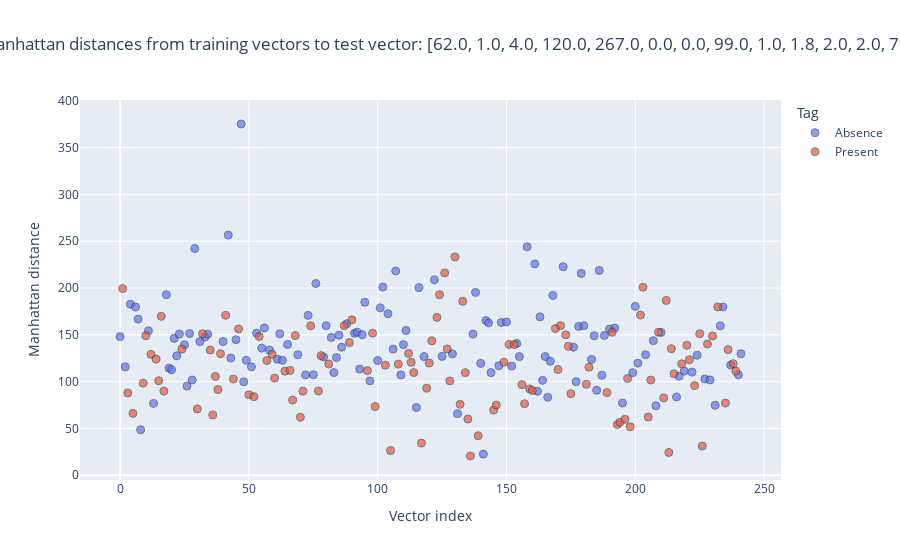

Notebook code for this chart:
### Markdown cell above
Graph 1: Manhattan distances from training vectors to specific test vector

### Code cell
import plotly.express as px

training, training_labels = prepare_samples("training.txt")
test, _ = prepare_samples("test.txt")

manhattan_distances = [manhattan_distance(v, test[0]) for v in training]

fig = px.scatter(
    y=manhattan_distances,
    x=list(range(len(manhattan_distances))),
    color=training_labels,
    title=f"Manhattan distances from training vectors to test vector: {test[0]}",
    labels={
        'y': 'Manhattan distance',
        'x': 'Vector indecx',
        'color': 'Tag'
    }
)
fig.update_traces(marker=dict(size=8, opacity=0.7, line=dict(width=1, color='DarkSlateGrey')))
fig.update_layout(
    xaxis_title="Vector index",
    yaxis_title="Manhattan distance",
    title_x=0.5,
    legend_title_text='Tag'
)

fig.show()

### Figure 1 — Plotly figure (JSON) as saved in the notebook; plotly's stock layout.template omitted (floating-point values rounded to 4 significant figures; data arrays with more than 128 entries replaced by an {"elided": "..."} marker saying what was removed)
{"data": [{"hovertemplate": "Tag=Absence<br>Vector indecx=%{x}<br>Manhattan distance=%{y}<extra></extra>", "legendgroup": "Absence", "marker": {"color": "#636efa", "line": {"color": "DarkSlateGrey", "width": 1}, "opacity": 0.7, "size": 8, "symbol": "circle"}, "mode": "markers", "name": "Absence", "orientation": "v", "showlegend": true, "type": "scatter", "x": {"elided": "130 int values"}, "xaxis": "x", "y": {"elided": "130 float values"}, "yaxis": "y"}, {"hovertemplate": "Tag=Present<br>Vector indecx=%{x}<br>Manhattan distance=%{y}<extra></extra>", "legendgroup": "Present", "marker": {"color": "#EF553B", "line": {"color": "DarkSlateGrey", "width": 1}, "opacity": 0.7, "size": 8, "symbol": "circle"}, "mode": "markers", "name": "Present", "orientation": "v", "showlegend": true, "type": "scatter", "x": [1, 3, 5, 9, 10, 12, 14, 15, 16, 17, 24, 30, 32, 35, 36, 37, 38, 39, 41, 44, 46, 50, 52, 54, 57, 59, 60, 64, 66, 67, 68, 70, 71, 74, 77, 78, 81, 87, 89, 90, 96, 98, 99, 103, 105, 108, 112, 113, 114, 117, 119, 120, 121, 123, 124, 126, 127, 128, 130, 132, 133, 134, 135, 136, 139, 145, 146, 149, 151, 153, 156, 157, 159, 160, 169, 170, 171, 173, 174, 175, 181, 182, 189, 191, 193, 194, 196, 197, 198, 202, 203, 205, 206, 209, 211, 212, 213, 214, 215, 218, 220, 221, 223, 225, 226, 228, 230, 232, 235, 236, 238, 239], "xaxis": "x", "y": [199.4, 88.0, 66.1, 98.4, 149.0, 129.2, 124.1, 101.0, 169.8, 89.9, 134.7, 70.8, 151.2, 133.8, 64.5, 105.6, 91.6, 129.8, 171.0, 102.8, 156.3, 86.0, 84.0, 148.2, 122.6, 129.2, 103.8, 111.2, 112.0, 80.3, 149.2, 62.0, 89.8, 159.6, 90.0, 127.8, 118.8, 159.8, 141.8, 166.0, 111.8, 151.8, 73.4, 117.6, 26.4, 118.7, 130.2, 120.7, 109.7, 34.4, 93.0, 119.8, 143.6, 168.6, 192.8, 216.1, 134.9, 100.8, 233.2, 75.8, 185.8, 109.6, 60.1, 20.6, 42.2, 69.6, 75.0, 120.8, 139.8, 139.6, 96.8, 76.4, 92.2, 90.6, 156.8, 113.0, 159.8, 150.0, 137.8, 87.2, 97.2, 115.4, 88.4, 152.8, 54.2, 56.6, 59.8, 103.4, 51.8, 171.2, 200.8, 62.2, 101.7, 152.8, 82.6, 186.8, 24.4, 135.2, 108.4, 119.0, 138.8, 123.4, 95.8, 151.2, 31.2, 140.2, 148.8, 179.8, 77.2, 134.2, 119.2, 111.3], "yaxis": "y"}], "layout": {"legend": {"title": {"text": "Tag"}, "tracegroupgap": 0}, "title": {"text": "Manhattan distances from training vectors to test vector: [62.0, 1.0, 4.0, 120.0, 267.0, 0.0, 0.0, 99.0, 1.0, 1.8, 2.0, 2.0, 7.0]", "x": 0.5}, "xaxis": {"anchor": "y", "domain": [0, 1], "title": {"text": "Vector index"}}, "yaxis": {"anchor": "x", "domain": [0, 1], "title": {"text": "Manhattan distance"}}}}
